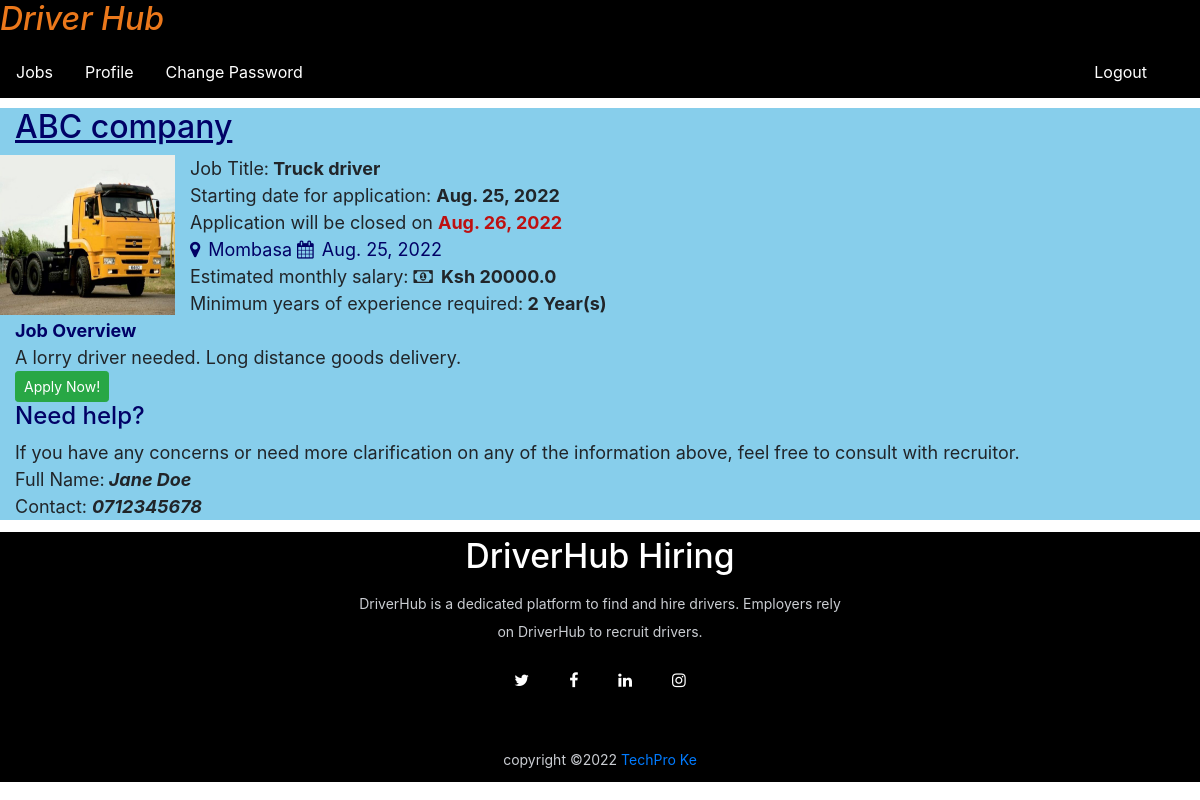
The page /job_details/2 on the database as committed earlier.
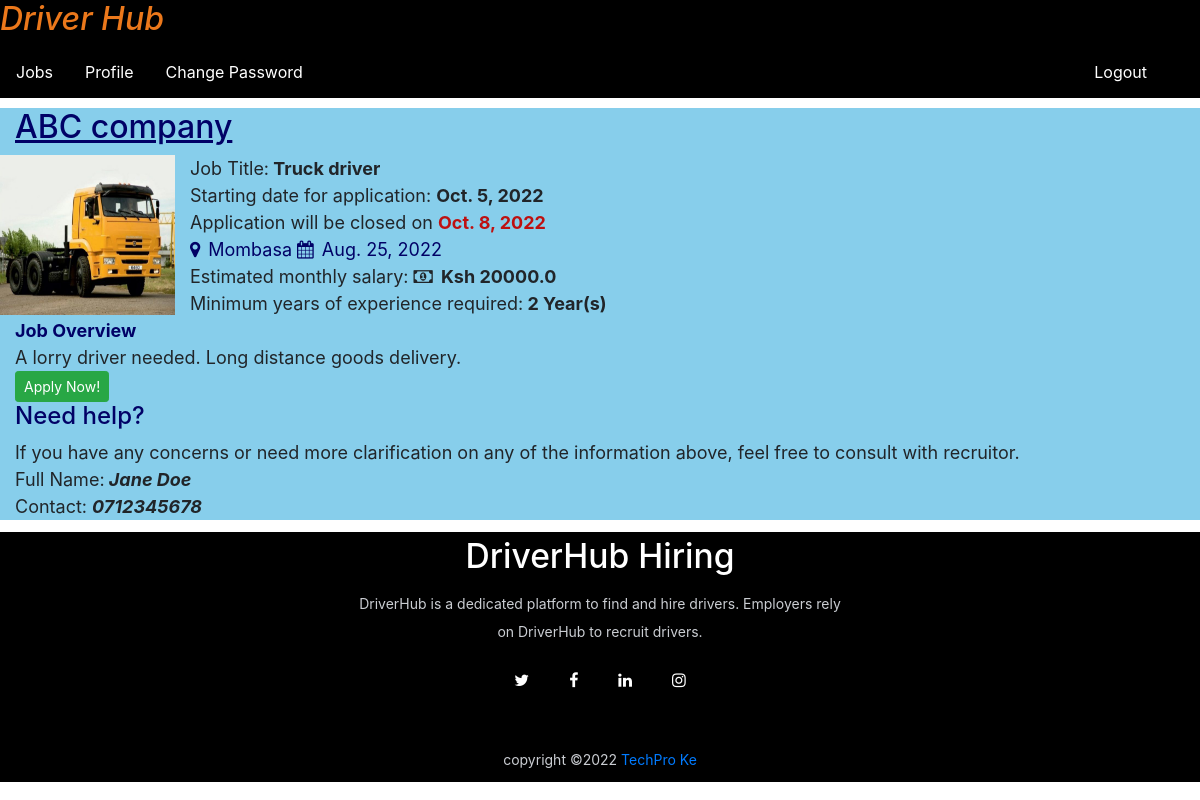
The same page on the database as committed later.
### driverjob/models.py (models this page shows, shortened)
class Job(models.Model):
    employer=models.ForeignKey(Employer,on_delete=models.CASCADE)
    start_date =models.DateField()
    end_date =models.DateField()
    title = models.CharField(max_length=100)
    salary =models.FloatField(max_length=20)
    image = models.FileField(null=True)
    description =models.CharField(max_length=200)
    experience =models.CharField(max_length=100)
    location =models.CharField(max_length=100)
    creationdate =models.DateField()

class Employer(models.Model):
    user=models.ForeignKey(User,on_delete=models.CASCADE)
    mobile = models.CharField(max_length=15, null= True)
    image = models.FileField(null=True)
    cartype = models.CharField(max_length=30, null=True)
    gender =models.CharField(max_length=10, null=True)
    company =models.CharField(max_length=100, null=True)
    type =models.CharField(max_length=15, null=True)
    status =models.CharField(max_length=20, null=True)

### driverjob/views.py (the view)
# urls.py: path('job_details/<int:pid>', job_details, name="job_details"),
def job_details(request, pid):
    job = Job.objects.get(id  = pid)
    d = {'job':job}
    return render(request, 'job_details.html',d)

### driverjob/templates/job_details.html
{% load static %}
{% block body %}
{% include 'user_navigation.html' %}
<link rel="stylesheet" href="{% static 'css/style.css'%}">
<div style="background-color: skyblue; font-size: 18px; margin-top: 10px;">
 <div style="color:rgb(1, 1, 102); font-size:30px; margin-left: 15px;"><u><h2>{{job.employer.company}}</h2></u></div>
    <img src="{{job.image.url}}" width="175" height="160" id="hp"/>
    Job Title:<b> {{job.title}}</b> <br>
    Starting date for application: <b>{{job.start_date}}</b> <br>
    Application will be closed on <span style="color: rgb(190, 16, 16);"><b>{{job.end_date}}</b></span> <br>
    <a style="text-decoration: none; color:rgb(1, 1, 102);" href="#"><i class="fa fa-map-marker mr-2 "></i>{{job.location}}</a>
    <a style="text-decoration: none; color:rgb(1, 1, 102);" href="#"><i class="fa fa-calendar mr-2 "></i>{{job.creationdate}}</a><br>
    Estimated monthly salary: <b><i class="fa fa-money mr-2 "></i>Ksh {{job.salary}}</b> <br>
    Minimum years of experience required:<b> {{job.experience}} Year(s)</b> <br>
    <span style="margin-left:15px ;color:rgb(1, 1, 102);"><b>Job Overview<br></b></span><span style="margin-left: 15px;"> {{job.description}}</span><br>
    <a style="text-decoration: none; margin-left: 15px;" class="btn btn-success btn-sm" href="{% url 'apply_job' job.id %}" >Apply Now!</a>
    <div style="margin-left: 15px;">
   <h4 style="color:rgb(1, 1, 102);">Need help?</h4>
    If you have any concerns or need more clarification
    on any of the information above,
    feel free to consult with recruitor.<br>
        Full Name:<b><i> {{job.employer.user.first_name}} {{job.employer.user.last_name}}</i></b> <br>
        Contact: <b><i>{{job.employer.mobile}}</i></b>
    </div>
</div>
{% include 'footer.html' %}
{% endblock %}

Rows that differ between the two databases and show on the page:
changed Job "Truck driver": start_date "Aug. 25, 2022" → "Oct. 5, 2022"; end_date "Aug. 26, 2022" → "Oct. 8, 2022"
